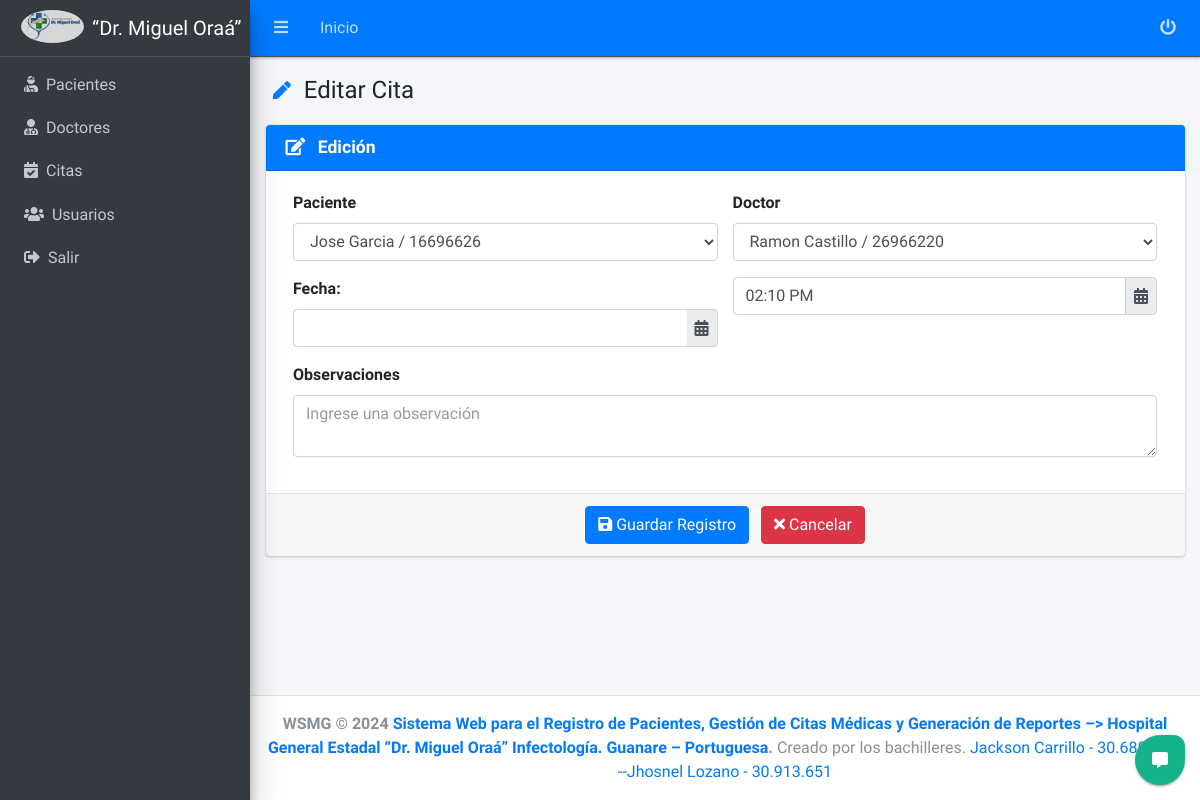
Screenshot of /hospital/cita/editar/1/ (signed in) with the database file from the repository.
### core/hospital/models.py (models this page shows, shortened)
class Cita(models.Model):
    paciente = models.ForeignKey(Paciente, on_delete=models.CASCADE)
    doctor = models.ForeignKey(Doctor, on_delete=models.PROTECT)
    fecha = models.DateField()
    hora = models.TimeField()
    observaciones = models.TextField(blank=True, null=True)

### core/hospital/views/citas/views.py (the view, shortened to what this page needs)
# urls.py: path('cita/editar/<int:pk>/', CitaUpdateView.as_view(), name='cita_editar'),
class CitaUpdateView(LoginRequiredMixin, UpdateView):
    model = Cita
    form_class = CitaForm
    template_name = 'citas/crear.html'
    success_url = reverse_lazy('hospital:cita_listado')
    def dispatch(self, request, *args, **kwargs):
        self.object = self.get_object()
        return super().dispatch(request, *args, **kwargs)
    def get_context_data(self, **kwargs):
        context = super().get_context_data(**kwargs)
        context['title'] = 'Editar Cita'
        context['entity'] = 'Citas'
        context['list_url'] = self.success_url
        context['action'] = 'edit'
        return context

### core/hospital/models.py (called while the page is built)
    def __str__(self):
        return f"{self.full_name()} / {self.cedula}"

    def full_name(self):
        return f"{self.nombre} {self.apellido}"

    def __str__(self):
        return f"{self.full_name()} / {self.cedula}"

    def full_name(self):
        return f"{self.nombre} {self.apellido}"

### core/hospital/templates/citas/crear.html (shortened to what this page needs)
{% extends 'form.html' %}
{% load static %}
{% load widget_tweaks %}
{% block content %}
<form method="post" action=".">
    <div class="row">
        <div class="col-md-12">
            <div class="card card-primary">
                <div class="card-header ">
                    <h3 class="card-title">
                        {% if action == 'add' %}
                        <i class="fas fa-plus"></i> <b class="ml-2">Nuevo</b>
                        {% else %}
                        <i class="fas fa-edit"></i> <b class="ml-2">Edición</b>
                        {% endif %}
                    </h3>
                </div>
                <div class="card-body">
                    <div class="container-fluid">
                        <div class="row">
                            <div class="col-sm-12">
                                <div class="row g-2">
                                    <div class="col-sm-6 col-xs-12">
                                        <div class="mb-3 form-password-toggle">
                                            <label class="form-label custom_label" for="email">Paciente</label>
                                            <div class="input-group input-group-merge">
                                                {{ form.paciente|attr:'required' }}
                                            </div>
                                        </div>
                                    </div>
                                    <div class="col-sm-6 col-xs-12">
                                        <div class="mb-3 form-password-toggle">
                                            <label class="form-label custom_label" for="email">Doctor</label>
                                            <div class="input-group input-group-merge">
                                                {{ form.doctor|attr:'required' }}
                                            </div>
                                        </div>
                                    </div>
                                </div>
                                <div class="row">
                                    <div class="col-sm-6 col-xs-12">
                                        <div class="input-group">
                                            <label for="fecha">Fecha:</label>
                                            <div class="input-group" id="fecha" data-target-input="nearest">
                                                {{ form.fecha|attr:'required' }}
                                                <div class="input-group-append" data-target="#fecha"
                                                    data-toggle="datetimepicker">
                                                    <div class="input-group-text p-2 m-0 bg-simple-c-white">
                                                        <i class="fas fa-calendar-alt m-auto c-blue"></i>
                                                    </div>
                                                </div>
                                            </div>
                                        </div>
                                    </div>
                                    <div class="col-sm-6 col-xs-12">
                                        <div class="input-group" id="hora" data-target-input="nearest">
                                            {{ form.hora|attr:'required' }}
                                            <div class="input-group-append" data-target="#hora"
                                                data-toggle="datetimepicker">
                                                <div class="input-group-text p-2 m-0 bg-simple-c-white">
                                                    <i class="fas fa-calendar-alt m-auto c-blue"></i>
                                                </div>
                                            </div>
                                        </div>
                                    </div>
                                </div>
                                <div class="row mt-3">
                                    <div class="col-sm-12">
                                        <div class="mb-3 form-password-toggle">
                                            <label class="form-label custom_label"
                                                for="nombre de usuario">Observaciones</label>
                                            <div class="input-group input-group-merge">
                                                {{ form.observaciones }}
                                            </div>
                                        </div>
                                    </div>
                                </div>
                            </div>
                            <br>
                        </div>
                    </div>
                </div>
                <div class="card-footer d-flex justify-content-center" style="border-top: 1px solid #dee2e6;">
                    <div>
                        <button type="submit" class="btn btn-primary mr-2">
                            <i class="fas fa-save"></i> Guardar Registro
                        </button>
                        <a href="{{ list_url }}" class="btn btn-danger">
                            <i class="fas fa-times"></i> Cancelar
                        </a>
                    </div>
                </div>
            </div>
        </div>
    </div>
    </div>
{% endblock %}

### rows the page displays
Cita: paciente "Jose Garcia / 16696626", doctor "Ramon Castillo / 26966220", hora "02:10 PM"

### other values shown
{{ title }} "Editar Cita"
